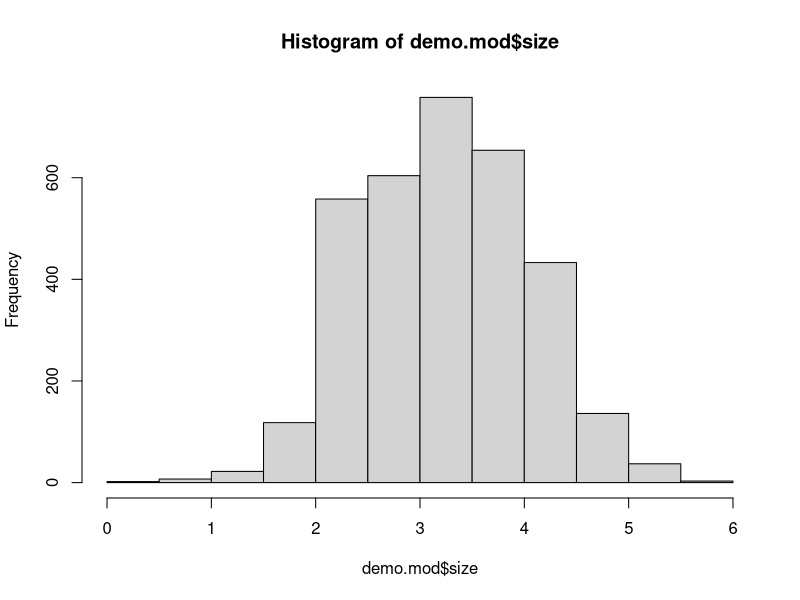
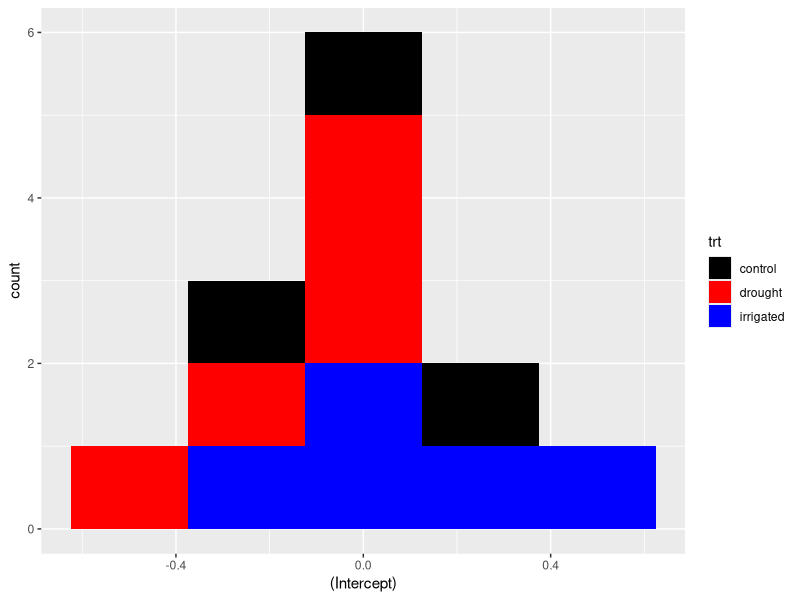
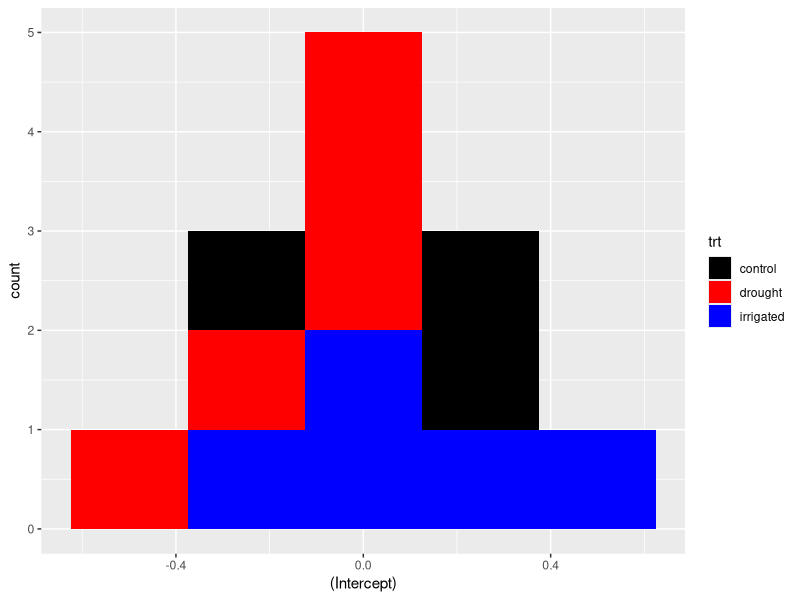
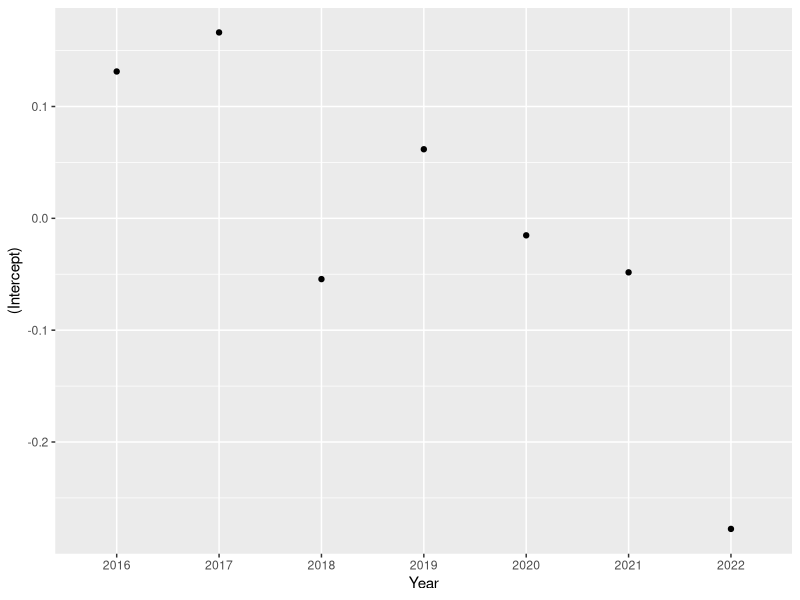
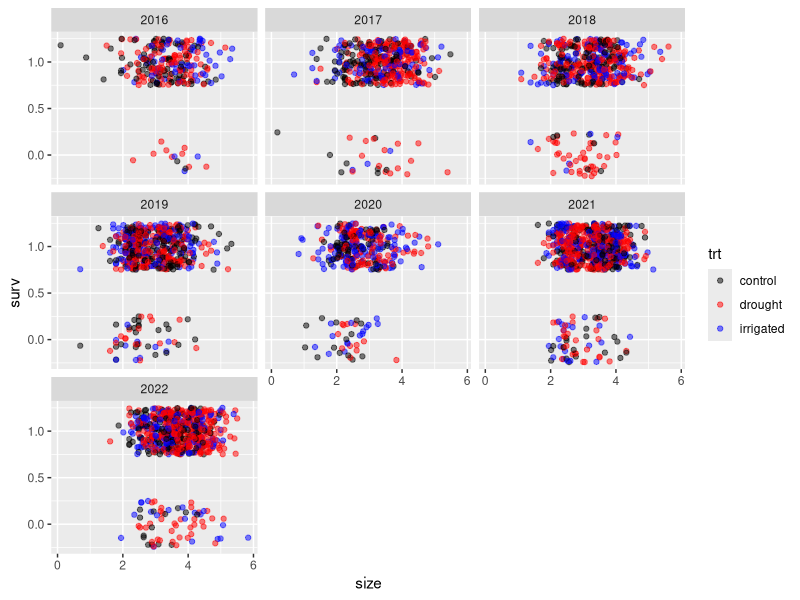
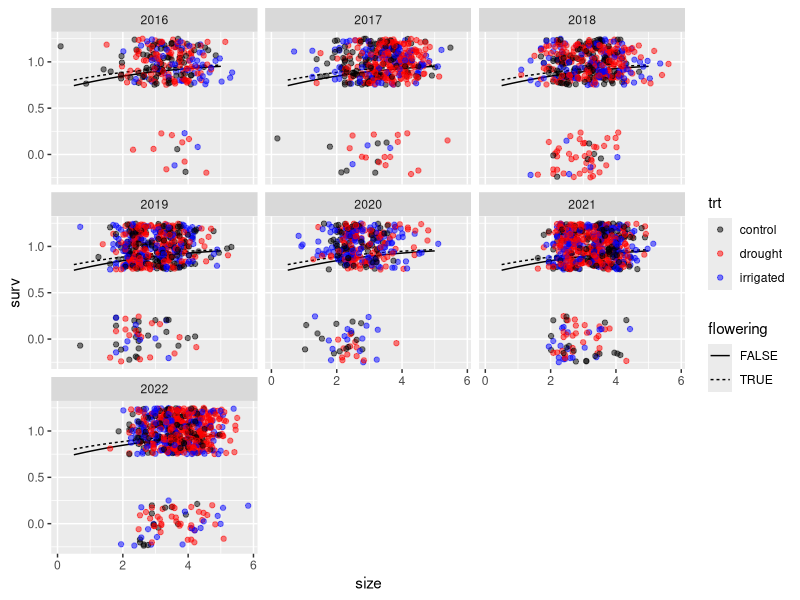
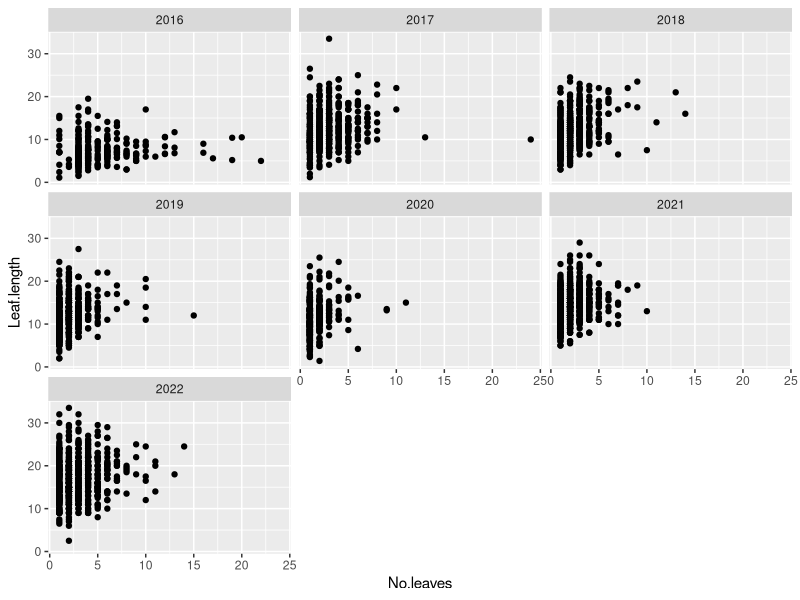
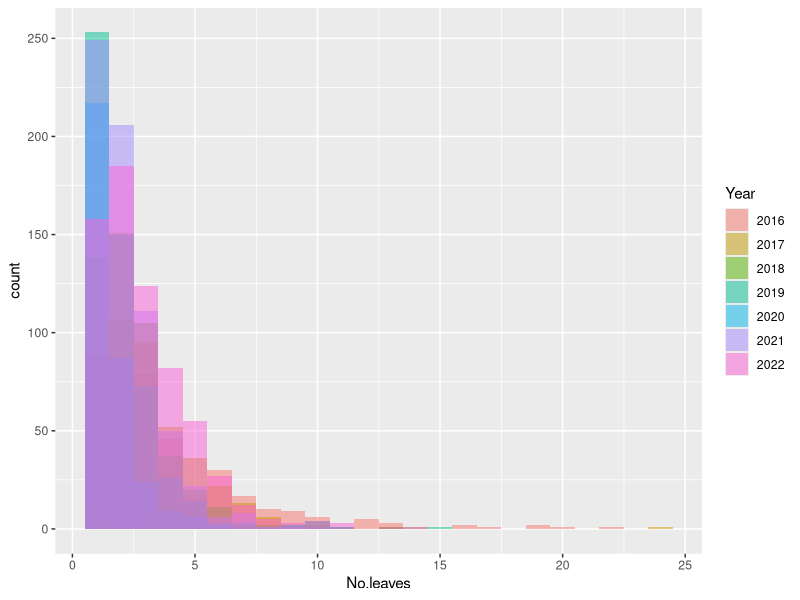

These figures' R source, in order:
### Another script for looking at survival
### Here, the dataset is cleaner (I did more tag reconciliation)
### so there should be fewer record gaps.
### In the script I'll impute survival for short gaps and split plants with
### longer gaps.
### SN - init 21 Nov. 2023

library(ggplot2)
library(dplyr)
library(tidyr)
library(lme4)

rm(list = ls())

demo = merge(
  x = read.csv('01_data_cleaning/out/demo_postcombine.csv'),
  y = read.csv('00_raw_data/plot_treatments.csv') %>% rename(Plot = plot)
) %>%
  # Get rid of unnecessary columns
  select(-c(Xcoor, Ycoor, YrTag, Tag, Plot)) %>%
  arrange(plantid, Year)

head(demo)
nrow(demo)

##### Add "observed" column 

demo = demo %>%
  mutate(
    obs.alive = case_when(
      (No.umbels > 0) & !is.na(No.umbels) ~ TRUE,
      (!No.leaves) & !is.na(No.leaves) ~ FALSE,
      No.leaves > 0 & !is.na(No.leaves) ~ TRUE,
      is.na(No.leaves) ~ FALSE,
      .default = NA
    )
  )

demo %>% group_by(obs.alive) %>% summarise(n = n())

head(demo)

dead.maybe = demo %>%
  group_by(plantid) %>%
  filter(any(!obs.alive)) %>%
  ungroup()

nrow(dead.maybe)

dead.maybe %>%
  group_by(plantid) %>%
  summarise(
    min.dead = min(Year[!obs.alive]),
    gap.size = max(diff(Year))
  ) %>%
  group_by(gap.size) %>%
  summarise(n = n())
# whoa...?
# how can this be true...

dead.maybe %>%
  group_by(plantid) %>%
  filter(max(diff(Year)) > 1) %>%
  print(n = nrow(.))
# ah this is literally just missing from df, not counting NAs
# three cases, two of which (3585 and 3807) have gaps that don't affect
# mortality estimates, but one (3844) does


# Try this: how many plants have any records where there are dead records before
# the *latest* alive record
dead.maybe %>%
  group_by(plantid) %>%
  summarise(bad = any(Year[!obs.alive] < max(Year[obs.alive]))) %>%
  group_by(bad) %>%
  summarise(n = n())
# man... woof! goodness

# Take a look at some of these
dead.maybe %>%
  group_by(plantid) %>%
  filter(any(Year[!obs.alive] < max(Year[obs.alive])))

# Crop out any records before the first observed mortality
dead.maybe %>%
  group_by(plantid) %>%
  filter(any(Year[!obs.alive] < max(Year[obs.alive]))) %>%
  filter(Year >= min(Year[!obs.alive])) %>%
  summarise(gap.size = min(Year[obs.alive]) - min(Year)) %>%
  group_by(gap.size) %>%
  summarise(n = n())
  
dead.maybe %>%
  group_by(plantid) %>%
  filter(any(Year[!obs.alive] < max(Year[obs.alive]))) %>%
  filter(Year >= min(Year[!obs.alive])) %>%
  summarise(y0 = min(Year), y1 = min(Year[obs.alive])) %>%
  mutate(
    gap.len = y1 - y0,
    in.2020 = y1 >= 2020 & y0 <= 2020
  ) %>%
  group_by(gap.len, in.2020) %>%
  summarise(n = n())
# seems pretty easy...

dead.maybe %>%
  group_by(plantid) %>%
  filter(any(Year[!obs.alive] < max(Year[obs.alive]))) %>%
  filter(Year >= min(Year[!obs.alive])) %>%
  filter(min(Year[obs.alive]) - min(Year) > 1, !(min(Year) < 2020 & min(Year[obs.alive] > 2020)))
# looking at a few of these (not every single one), they look like they could be new plants

dead.maybe %>%
  group_by(plantid) %>%
  filter(any(Year[!obs.alive] < max(Year[obs.alive]))) %>%
  filter(Year >= min(Year[!obs.alive])) %>%
  filter(min(Year[obs.alive]) - min(Year) > 1, !(min(Year) < 2020 & min(Year[obs.alive] > 2020))) %>%
  distinct(plantid) %>%
  nrow()
# 31 plants

# Try to do this in one line...

demo2 = rbind(
  # All alive plants
  demo %>% 
    group_by(plantid) %>% 
    filter(all(obs.alive)) %>%
    ungroup() %>%
    mutate(surv = obs.alive),
  # Dead plants, but without any resurrections
  demo %>%
    group_by(plantid) %>%
    filter(any(!obs.alive)) %>%
    filter(!any(Year[obs.alive] > min(Year[!obs.alive]))) %>%
    ungroup() %>%
    mutate(surv = obs.alive),
  # Dead plants, where gap includes 2020 or is only one year
  # IMPUTE survival here
  demo %>%
    group_by(plantid) %>%
    filter(any(!obs.alive)) %>%
    filter(any(Year[obs.alive] > min(Year[!obs.alive]))) %>%
    mutate(
      # First year observed not alive
      y0 = min(Year[!obs.alive]),
      # First year observed alive after death (resurrected)
      y1 = min(Year[obs.alive & Year > y0]),
      # Gap size (number of years between y0 and y1)
      gapsize = y1 - y0,
      # Numeric for if record gap includes 2020
      in.2020 = as.numeric(y1 > 2020 & y0 <= 2020)
    ) %>%
    ungroup() %>%
    # Separate out plantid into tag, plot, coords
    separate(plantid, into = c('Tag', 'Plot', 'Coord'), sep = '_') %>%
    mutate(
      # add 'b' to tag if gap 
      Tag = ifelse((gapsize > (1 + in.2020)) & (Year >= y1), 
                   paste0(Tag, 'b'), 
                   Tag),
      # Create 'alive' column sensu above
      surv = ifelse((gapsize <= (1 + in.2020) & (Year < y1 & Year >= y0)),
                    TRUE,
                    obs.alive)
    ) %>%
    # Delete old columns
    select(-c(y0, y1, gapsize, in.2020)) %>%
    # Add notes
    mutate(
      proc.note = ifelse(grepl('b', Tag), 
                         paste0(proc.note, '; tag modified for gap'),
                         proc.note),
      proc.note = ifelse(surv != obs.alive,
                         paste0(proc.note, '; survival imputed based on subsq. record'),
                         proc.note),
      edited = ifelse(grepl('b', Tag) | surv != obs.alive, TRUE, edited)
    ) %>%
    unite(Tag, Plot, Coord, col = 'plantid', sep = '_') %>%
    select(c(names(demo), surv))
) %>%
  arrange(plantid, Year)

nrow(demo2)
head(demo2)
length(unique(demo2$plantid))

# Remaining plants with gaps?
demo2 %>% group_by(plantid) %>% filter(any(diff(surv) > 0)) %>% distinct(plantid) %>% nrow()
# that's still a lot... guess there are many plants with multiple record gaps

# A while loop would work great for this... but is it worth doing... probably not.
# (I checked - there are no plants with gaps large enough to need tag additions)

### Pass 1
demo2 = rbind(
  # All alive plants
  demo2 %>% 
    group_by(plantid) %>% 
    filter(all(surv)) %>%
    ungroup(),
  # Dead plants, but without any resurrections
  demo2 %>%
    group_by(plantid) %>%
    filter(any(!surv)) %>%
    filter(!any(Year[surv] > min(Year[!surv]))) %>%
    ungroup(),
  # Dead plants, where gap includes 2020 or is only one year
  # IMPUTE survival here
  demo2 %>%
    group_by(plantid) %>%
    filter(any(!surv)) %>%
    filter(any(Year[surv] > min(Year[!surv]))) %>%
    mutate(
      # First year observed not alive
      y0 = min(Year[!surv]),
      # First year observed alive after death (resurrected)
      y1 = min(Year[surv & Year > y0]),
      # Gap size (number of years between y0 and y1)
      gapsize = y1 - y0,
      # Numeric for if record gap includes 2020
      in.2020 = as.numeric(y1 > 2020 & y0 <= 2020)
    ) %>%
    ungroup() %>%
    # Separate out plantid into tag, plot, coords
    mutate(
      # Make notes and add edited flag
      proc.note = ifelse((gapsize <= (1 + in.2020) & (Year < y1 & Year >= y0)),
                         paste0(proc.note, '; survival imputed based on subsq. record'),
                         proc.note),
      edited = ifelse((gapsize <= (1 + in.2020) & (Year < y1 & Year >= y0)), TRUE, edited),
      # Modify 'surv' column to impute survival
      surv = ifelse((gapsize <= (1 + in.2020) & (Year < y1 & Year >= y0)),
                    TRUE,
                    surv)
    ) %>%
    # Delete old columns
    select(-c(y0, y1, gapsize, in.2020)) %>%
    # Add notes
    select(names(demo2))
) %>%
  arrange(plantid, Year)

### Pass 2
demo2 = rbind(
  # All alive plants
  demo2 %>% 
    group_by(plantid) %>% 
    filter(all(surv)) %>%
    ungroup(),
  # Dead plants, but without any resurrections
  demo2 %>%
    group_by(plantid) %>%
    filter(any(!surv)) %>%
    filter(!any(Year[surv] > min(Year[!surv]))) %>%
    ungroup(),
  # Dead plants, where gap includes 2020 or is only one year
  # IMPUTE survival here
  demo2 %>%
    group_by(plantid) %>%
    filter(any(!surv)) %>%
    filter(any(Year[surv] > min(Year[!surv]))) %>%
    mutate(
      # First year observed not alive
      y0 = min(Year[!surv]),
      # First year observed alive after death (resurrected)
      y1 = min(Year[surv & Year > y0]),
      # Gap size (number of years between y0 and y1)
      gapsize = y1 - y0,
      # Numeric for if record gap includes 2020
      in.2020 = as.numeric(y1 > 2020 & y0 <= 2020)
    ) %>%
    ungroup() %>%
    # Separate out plantid into tag, plot, coords
    mutate(
      # Make notes and add edited flag
      proc.note = ifelse((gapsize <= (1 + in.2020) & (Year < y1 & Year >= y0)),
                         paste0(proc.note, '; survival imputed based on subsq. record'),
                         proc.note),
      edited = ifelse((gapsize <= (1 + in.2020) & (Year < y1 & Year >= y0)), TRUE, edited),
      # Modify 'surv' column to impute survival
      surv = ifelse((gapsize <= (1 + in.2020) & (Year < y1 & Year >= y0)),
                    TRUE,
                    surv)
    ) %>%
    # Delete old columns
    select(-c(y0, y1, gapsize, in.2020)) %>%
    # Add notes
    select(names(demo2))
) %>%
  arrange(plantid, Year)

demo2 %>% group_by(plantid) %>% filter(any(diff(surv) > 0)) %>% distinct(plantid) %>% nrow()
# cool

# I want to add Plot as a covariate - scrape that out of the plantid

demo2 = demo2 %>%
  separate(col = plantid, into = c("Tag", "Plot", "Coord"), sep = "_", remove = FALSE) %>%
  select(-c(Tag, Coord))

head(demo2)

demo.mod = merge(
  x = demo2 %>% filter(surv) %>% select(-surv),
  y = demo2 %>% mutate(Year = Year - 1) %>% select(plantid, Year, surv),
  by = c("plantid", "Year")
)

nrow(demo.mod)
head(demo.mod)

demo.mod %>% group_by(plantid) %>% summarise(n.dead = sum(!surv)) %>% distinct(n.dead)
# shouldn't be any 2s...
# (multiple gaps - code currently does not account for this)

# Finally - want to get rid of records without appropriate size info
# OH lol this will just get rid of all of the records I imputed won't it
# lmao
# (oh no actually this is fine - we wanted those for the response in the next year)
# (will also want to get rid of a handful of imputed records with zero leaves)
# Then go ahead and add a size column
demo.mod = demo.mod %>% 
  filter(!(is.na(No.leaves) | is.na(Leaf.length) | !No.leaves | !Leaf.length)) %>%
  mutate(size = log(No.leaves * Leaf.length)) %>%
  # Add a field for flowering too
  mutate(flowering = (No.umbels > 0) & !is.na(No.umbels))

quantile(demo.mod$size)
hist(demo.mod$size)
# possibly a little skewed, but this looks normal-like to me

table(demo.mod$flowering, useNA = 'always')

# Okay, well, anyway

#####
##### Start models
#####

table(demo.mod$surv) # mortality is rare!

### Null model
s_0 = glmer(
  formula = surv ~ 1 + (1 | Plot),
  data = demo.mod,
  family = 'binomial'
)

s_0

### Model with size
s_s = glmer(
  formula = surv ~ size + (1 | Plot),
  data = demo.mod,
  family = 'binomial'
)

s_s
AIC(s_s, s_0)
# Include size

### Model with year and size
s_y.s = glmer(
  formula = surv ~ size + (1 | Year) + (1 | Plot),
  data = demo.mod,
  family = 'binomial'
)

s_y.s
AIC(s_y.s, s_s) # wow... only a marginal improvement from adding year???

### Model with yearly effects of size
s_ys = glmer(
  formula = surv ~ (size | Year) + (1 | Plot),
  data = demo.mod,
  family = 'binomial'
)

s_ys
AIC(s_ys, s_y.s, s_s)
# no evidence for yearly effects of size

### Models with effect of flowering
s_y.f.s = glmer(
  formula = surv ~ size + flowering + (1 | Year) + (1 | Plot),
  data = demo.mod,
  family = 'binomial'
)

s_f.s = glmer(
  formula = surv ~ size + flowering + (1 | Plot),
  data = demo.mod,
  family = 'binomial'
)

s_y.f.s
s_f.s
AIC(s_y.f.s, s_f.s, s_y.s, s_s)
# best supported model includes flowering, not necessarily year

### Treatment effects
s_y.f.s.t = glmer(
  formula = surv ~ size + flowering + trt + (1 | Year) + (1 | Plot),
  data = demo.mod,
  family = 'binomial'
)

s_f.s.t = glmer(
  formula = surv ~ size + flowering + trt + (1 | Plot),
  data = demo.mod,
  family = 'binomial'
)

s_y.f.s.t
s_f.s.t
AIC(s_y.f.s, s_f.s, s_y.f.s.t, s_f.s.t)
# No evidence of treatment effect

### NOTE none of these account for possible overdispersion...

# So best performing model is/are size, flowering, maybe year...

summary(s_y.f.s)

ranef(s_y.f.s)$Plot %>%
  mutate(Plot = row.names(.)) %>%
  merge(demo.mod %>% distinct(Plot, trt)) %>%
  ggplot(aes(x = `(Intercept)`, fill = trt)) +
  geom_histogram(binwidth = 0.25) +
  scale_fill_manual(values = c('black', 'red', 'blue'))
# looks like *super* slight evidence of benefit of irrigation
# (but obviously not strong enough to appear in model...)

ranef(s_f.s)$Plot %>%
  mutate(Plot = row.names(.)) %>%
  merge(demo.mod %>% distinct(Plot, trt)) %>%
  ggplot(aes(x = `(Intercept)`, fill = trt)) +
  geom_histogram(binwidth = 0.25) +
  scale_fill_manual(values = c('black', 'red', 'blue'))
# same here

ranef(s_y.f.s)$Year %>%
  mutate(Year = row.names(.)) %>%
  ggplot(aes(x = Year, y = `(Intercept)`)) +
  geom_point()
# Interesting... seemingly downward negative trend...
# (although model here is not super well supported)

with(demo.mod, table(Year, surv))
# huh - raw data counts really look identical between 2021 and 2022
# interesting

demo.mod %>%
  mutate(surv = as.numeric(surv)) %>%
  ggplot(aes(x = size, y = surv, colour = trt)) +
  geom_point(alpha = 0.5, position = position_jitter(height = 0.25)) +
  scale_colour_manual(values = c('black', 'red', 'blue')) +
  facet_wrap(~ Year)
# Yeah... 2016 numbers are just whacky

# get predictions from models

s_f.s_pred = expand.grid(size = (5:50)/10, flowering = c(TRUE, FALSE)) %>%
  mutate(pred = predict(s_f.s, newdata = ., re.form = NA)) %>%
  mutate(pred = 1 / (1+exp(-pred)))

demo.mod %>%
  mutate(surv = as.numeric(surv)) %>%
  ggplot(aes(x = size, y = surv)) +
  geom_line(
    data = s_f.s_pred,
    aes(x = size, y = pred, group = flowering, linetype = flowering)
  ) +
  geom_point(aes(colour = trt), alpha = 0.5, position = position_jitter(height = 0.25)) +
  scale_colour_manual(values = c('black', 'red', 'blue')) +
  facet_wrap(~ Year)

##### Should look at distributions of size components

demo.mod %>%
  ggplot(aes(x = No.leaves, y = Leaf.length)) +
  geom_point() +
  facet_wrap(~ Year)
# whoa these leaf length sin 2016 are small...

demo.mod %>%
  mutate(Year = factor(Year)) %>%
  ggplot(aes(x = No.leaves, group = Year, fill = Year)) +
  geom_histogram(binwidth = 1, alpha = 0.5, position = 'identity')
# not as helpful as I hoped
# although you can still see 2016 is different

demo.mod %>%
  group_by(Year, No.leaves, trt) %>%
  summarise(n = n()) %>%
  group_by(Year, trt) %>%
  mutate(p = n / sum(n)) %>%
  ggplot(aes(x = No.leaves, y = Year, fill = p)) +
  geom_tile() +
  scale_fill_viridis_c() +
  facet_wrap(~ trt)
# curious...

demo.mod %>%
  mutate(Year = factor(Year)) %>%
  ggplot(aes(x = Leaf.length, group = Year, fill = Year)) +
  geom_histogram(binwidth = 1, alpha = 0.5, position = 'identity')
# definitely looks like a shift over time...
# but this could be ageing!

demo.mod %>%
  mutate(Year = factor(Year)) %>%
  ggplot(aes(x = Leaf.length, group = Year, colour = Year)) +
  geom_density(position = 'identity')
# wowza
# yeah this definitely looks like ageing
# argh...
# (but also - the leaf lengths are much smaller in 2016!)

#####
##### Reduced models
#####

# Try models without 2016 and 2022
# 2016: size measurements are bad
# 2022: final status (2023) is somewhat uncertain

demo.reduced = demo.mod %>% filter(Year %in% 2017:2021)

table(demo.reduced$surv)

### Null model
r_0 = glmer(
  formula = surv ~ (1 | Plot),
  data = demo.reduced,
  family = 'binomial'
)

### Model with size
r_s = glmer(
  formula = surv ~ size + (1 | Plot),
  data = demo.reduced,
  family = 'binomial'
)

AIC(r_s, r_0)

### Model with size + year
r_y.s = glmer(
  formula = surv ~ size + (1 | Year) + (1 | Plot),
  data = demo.reduced,
  family = 'binomial'
)

AIC(r_y.s, r_s)
# No year effects!!!

r_ys = glmer(
  formula = surv ~ (size | Year) + (1 | Plot),
  data = demo.reduced,
  family = 'binomial'
)
# singularity

### Model with treatment

r_s.t = glmer(
  formula = surv ~ size + trt + (1 | Plot),
  data = demo.reduced,
  family = 'binomial'
)

AIC(r_s.t, r_s)
# no treatment effect...

### Model with flowering
r_s.f = r_y.s = glmer(
  formula = surv ~ size + flowering + (1 | Plot),
  data = demo.reduced,
  family = 'binomial'
)

AIC(r_s.f, r_s)
# no effect of flowering either?
# lmao
# woof

ranef(r_s)$Plot %>%
  mutate(Plot = row.names(.)) %>%
  merge(demo.mod %>% distinct(Plot, trt)) %>%
  ggplot(aes(x = `(Intercept)`, fill = trt)) +
  geom_histogram(binwidth = 0.25) +
  scale_fill_manual(values = c('black', 'red', 'blue'))
# leptokurtotic?
# does kind of show mild trend with treatment, once again

summary(r_s)

demo.reduced %>%
  mutate(surv = as.numeric(surv)) %>%
  ggplot(aes(x = size, y = surv)) +
  geom_point(alpha = 0.5, position = position_jitter(width = 0, height = 0.1)) +
  facet_grid(rows = vars(Year), cols = vars(trt))

# Model fits
r_s_pred = data.frame(size = (5:50)/10) %>%
  mutate(pred = predict(r_s, newdata = data.frame(size = (5:50)/10), re.form = NA)) %>%
  mutate(pred = 1 / (1+exp(-pred)))

demo.reduced %>%
  mutate(surv = as.numeric(surv)) %>%
  ggplot(aes(x = size, y = surv)) +
  geom_line(
    data = r_s_pred,
    aes(x = size, y = pred)
  ) +
  geom_point(alpha = 0.5, position = position_jitter(width = 0, height = 0.1)) +
  facet_grid(rows = vars(Year), cols = vars(trt))

range(r_s_pred$pred)
# interesting

### Try to compare size measurements!

r_lenl = glmer(
  formula = surv ~ log(Leaf.length) + (1 | Plot),
  data = demo.reduced,
  family = 'binomial'
)

r_no.l = glmer(
  formula = surv ~ log(No.leaves) + (1 | Plot),
  data = demo.reduced,
  family = 'binomial'
)

AIC(r_s, r_lenl, r_no.l)
# size works best
# okie dokie

### Compare measurements...

merge(r_s_pred, s_f.s_pred, by = 'size', suffixes = c('reduced', 'full')) %>%
  ggplot(aes(x = size)) +
  geom_line(aes(y = predreduced)) +
  geom_line(aes(y = predfull, group = flowering, colour = flowering))
# hmm... okay these differences are kinda sizeable lmao
# gosh

